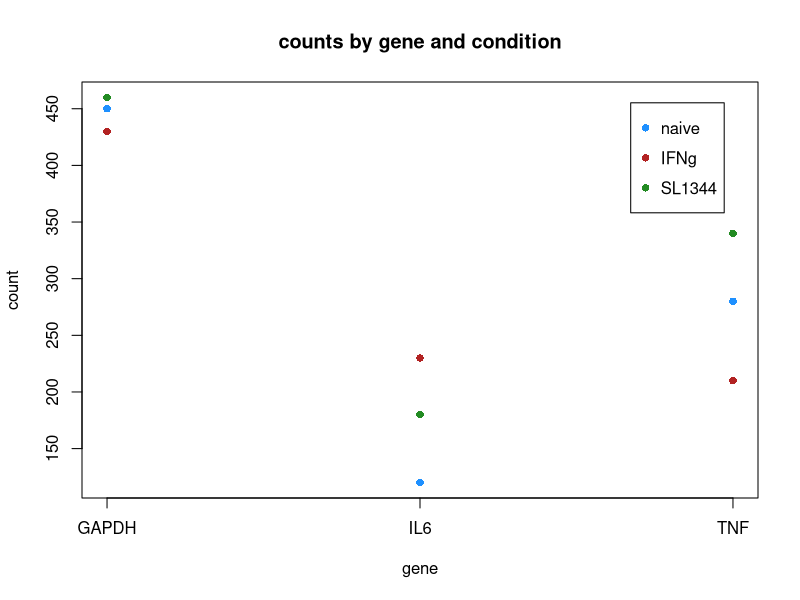

Source code (R):
## ---- chunk 1
library(tidyr)
library(dplyr)

counts_wide <- tibble(
  gene    = c("GAPDH", "IL6", "TNF"),
  naive   = c(450, 120, 280),
  IFNg    = c(430, 230, 210),
  SL1344  = c(460, 180, 340)
)
counts_wide
## ---- chunk 2
counts_long <- counts_wide |>
  pivot_longer(
    cols      = -gene,       # every column except 'gene'
    names_to  = "condition",
    values_to = "count"
  )
counts_long
## ---- chunk 3
counts_long |>
  pivot_wider(
    names_from  = condition,
    values_from = count
  )
## ---- chunk 4
#| exercise: pivot_ex
#| setup: true
library(tidyr)
library(dplyr)
library(palmerpenguins)
## ---- chunk 5
#| exercise: pivot_ex
#| solution: true
penguins |>
  select(species, bill_length_mm, bill_depth_mm, flipper_length_mm, body_mass_g) |>
  pivot_longer(
    cols      = -species,
    names_to  = "measurement",
    values_to = "value"
  )
## ---- chunk 6
counts_long |>
  filter(condition != "naive") |>
  group_by(condition) |>
  summarize(total = sum(count), mean_count = mean(count))
## ---- chunk 7
#| exercise: filter_ex
#| setup: true
library(tidyr)
library(dplyr)

counts_long <- counts_wide |>
  pivot_longer(cols = -gene, names_to = "condition", values_to = "count")
## ---- chunk 8
#| exercise: filter_ex
#| solution: true
counts_long |>
  filter(count > 100) |>
  group_by(condition) |>
  summarize(mean_count = mean(count))
## ---- chunk 9
gene_levels <- c("GAPDH", "IL6", "TNF")
conditions  <- c("naive", "IFNg", "SL1344")
colors      <- c("dodgerblue", "firebrick", "forestgreen")
names(colors) <- conditions

plot(
  as.numeric(factor(counts_long$gene, levels = gene_levels)),
  counts_long$count,
  col  = colors[counts_long$condition],
  pch  = 16,
  xaxt = "n",
  xlab = "gene",
  ylab = "count",
  main = "counts by gene and condition"
)
axis(1, at = 1:3, labels = gene_levels)
legend(
  "topright", legend = conditions, col = colors, 
  pch = 16,  y.intersp = 1.5, inset = 0.05
  )
## ---- chunk 10
sessionInfo()
